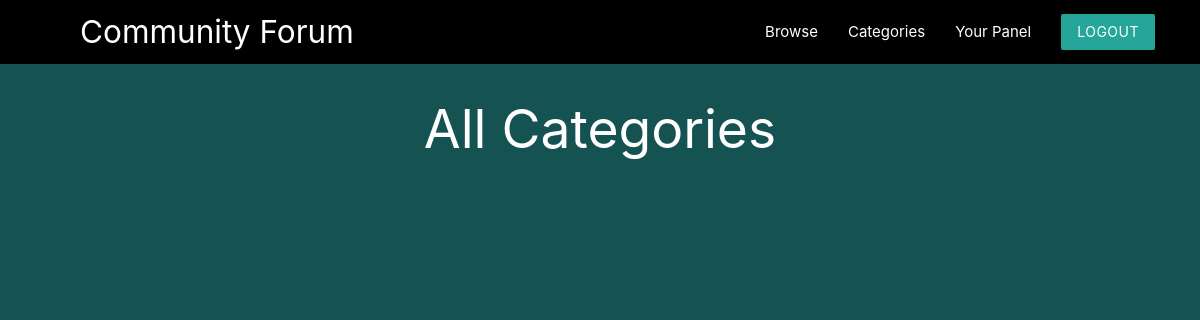
/categories.php (signed in), run on an earlier commit of the app's database.
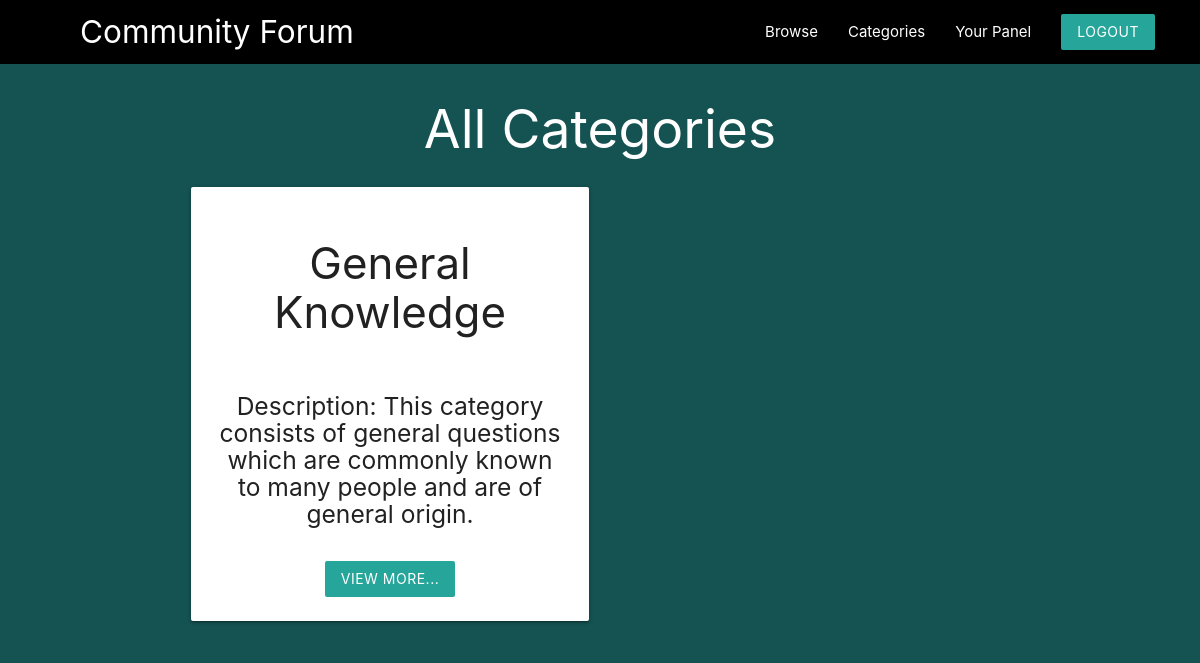
And on a later commit of the database.
### tables this page shows
CREATE TABLE `category` (
  `cat_id` int(11) NOT NULL,
  `cat_name` varchar(255) NOT NULL,
  `cat_description` text NOT NULL
);

### categories.php (the view, shortened to what this page needs)
<?php
    include("templates/conn.php");
    $sql2="SELECT * FROM `category`";
    $res2=mysqli_query($conn,$sql2);
    $row2 = mysqli_fetch_all($res2, MYSQLI_ASSOC);
?>
<!DOCTYPE html>
<html lang="en">
<head>
    <link rel="stylesheet" href="https://cdnjs.cloudflare.com/ajax/libs/materialize/1.0.0/css/materialize.min.css">
</head>
<body class="greenbg">
    <nav class="black z-depth-0" style="padding-right: 30px;padding-left: 80px;">
		<div>
			<a href="#" class="brand-logo brand-text hide-on-med-and-down">Community Forum</a>
            <ul id="nav-mobile" class="right">
                <li><a href="all-q.php">Browse</a></li>
                <li><a href="categories.php">Categories</a></li>
                <li class="active"><a href="yourpanel.php">Your Panel</a></li>
				<li><a href="logout.php" class="btn brand z-depth-0">Logout</a></li>
		    </ul>
        </div>
        <br>
    </nav>
    <div class="container">
    <div class="row">
    <h2 class="white-text" style="text-align:center;">All Categories</h2>
    <?php foreach($row2 as $cat){ ?>
            <div class="col s6 md3">
  				    <div class="card">
                      <center>
                        <div class="card-content">
                          <h3><?php print_r($cat['cat_name']); ?></h3>
                          <br>
                          <h5>Description: <?php print_r($cat['cat_description']);?></h5>
                          <div>
                          <br>
                          <a href="all-q.php?cat_id=<?php echo $cat['cat_id']?>" class="btn brand z-depth-0">View more...</a>
                          </div>
                        </div>
                        </center>
                    </div>
            </div>
        <?php } ?>
    </div>
    </div>

What changed in the data, as far as the page shows it:
added category: value "General Knowledge This category consists of general questions which are commonly known to many people and are of general origin."
